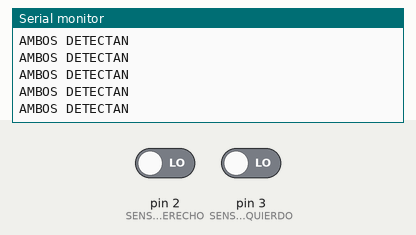
A sketch run on a simulated Arduino Uno, built with avr-gcc and run on an emulated ATmega328P. Shown: the last lines printed to the serial monitor. The inputs (shaded band) are chosen by the test bench; at power-on: pin 2 (SENSOR_IR_DERECHO) LOW, pin 3 (SENSOR_IR_IZQUIERDO) LOW.

Above: at 1.4 s.
1.5 s: pin 2 (SENSOR_IR_DERECHO) driven HIGH
At 1.71 s:
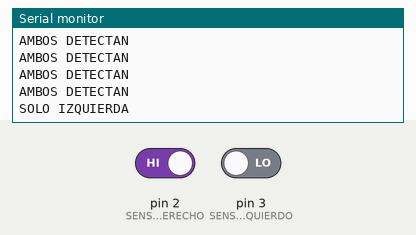
3.6 s: pin 3 (SENSOR_IR_IZQUIERDO) driven HIGH
At 3.81 s:
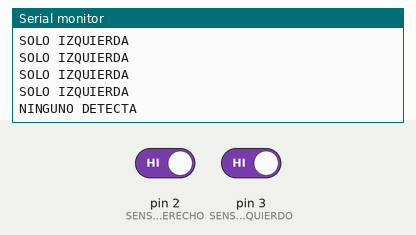
5.7 s: pin 2 (SENSOR_IR_DERECHO) driven LOW
At 5.91 s:
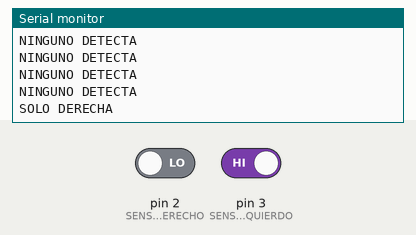

The sketch:

29-dos-sensores-cuatro-situaciones.ino
```cpp
// Curso PX-32 - Leccion 29: dos sensores IR, cuatro situaciones.

const byte SENSOR_IR_IZQUIERDO = 3;
const byte SENSOR_IR_DERECHO = 2;

// Segun la evidencia de tu cuaderno en la Leccion 28: si tu modulo
// entrega HIGH al detectar, cambia LOW por HIGH en esta linea.
const int LECTURA_AL_DETECTAR = LOW;

void setup() {
  pinMode(SENSOR_IR_IZQUIERDO, INPUT);
  pinMode(SENSOR_IR_DERECHO, INPUT);
  Serial.begin(9600);
}

void loop() {
  bool izquierdaDetecta =
      digitalRead(SENSOR_IR_IZQUIERDO) == LECTURA_AL_DETECTAR;
  bool derechaDetecta =
      digitalRead(SENSOR_IR_DERECHO) == LECTURA_AL_DETECTAR;

  if (izquierdaDetecta && derechaDetecta) {
    Serial.println("AMBOS DETECTAN");
  } else if (izquierdaDetecta) {
    Serial.println("SOLO IZQUIERDA");
  } else if (derechaDetecta) {
    Serial.println("SOLO DERECHA");
  } else {
    Serial.println("NINGUNO DETECTA");
  }

  delay(300);
}
```

Measured:
- after the input at 1.5 s, the serial monitor: prints a new line at once (image 1)
- after the input at 3.6 s, the serial monitor: prints a new line at once (image 2)
- after the input at 5.7 s, the serial monitor: prints a new line at once (image 3)
